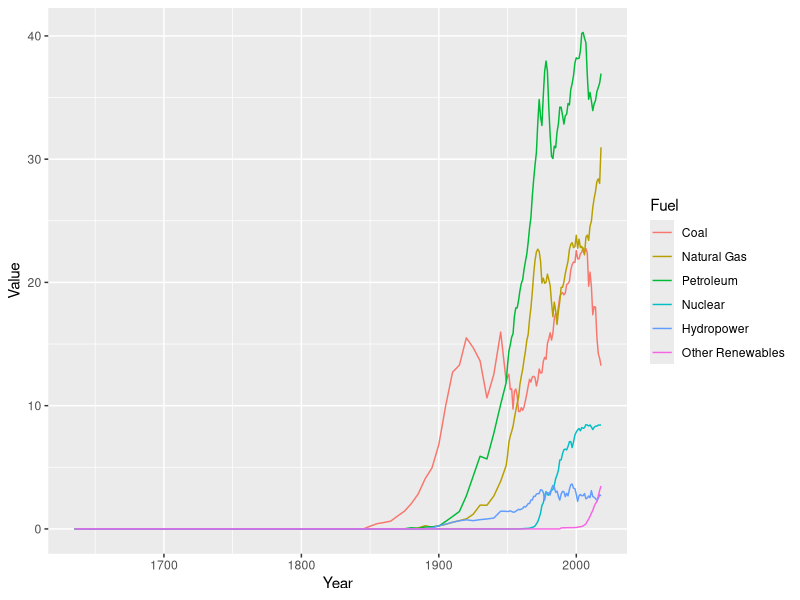

This figure's R source:
## ---- chunk 1
install.packages("data.table")
## ---- chunk 2
library(data.table)
## ---- chunk 3
df_data = fread('data/Primary Energy Consumption_from 1635.csv', skip = 2)
## ---- chunk 4
head(df_data)
## ---- chunk 5
colnames(df_data)[1] = 'Year'
head(df_data)
## ---- chunk 6
df_data[is.na(df_data)] = 0 
## ---- chunk 7
df_data[, 'Other Renewables' := Solar + Wind]
head(df_data)
## ---- chunk 8
df_long = melt(df_data, id.vars = "Year", measure.vars = c(2:12),
               variable.name = "Fuel", value.name = "Value")
head(df_long)
## ---- chunk 9
df_fuels = df_long[! Fuel %in% c("Total Fossil", "Total Renewable Energy", "Solar", "Wind")]
## ---- chunk 10
df_fuels = df_long[ Fuel %in% c("Coal", "Natural Gas", "Petroleum", "Nuclear", "Hydropower", "Wood/biomass", "Other Renewables")]
## ---- chunk 11
install.packages("ggplot2")
## ---- chunk 12
library(ggplot2)
## ---- chunk 13
lplot = ggplot(data = df_fuels, aes(x = Year, y = Value, color = Fuel, fill = Fuel)) + geom_line()
lplot
